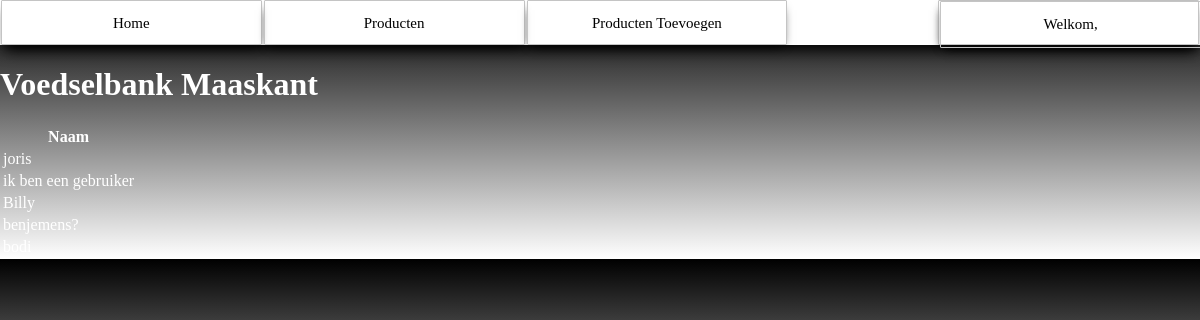
The app's page /gebruiker.php (signed in), older data.
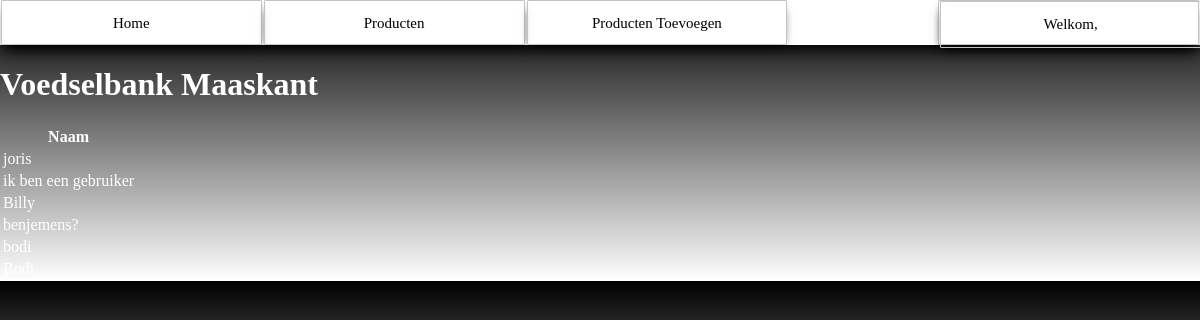
The same page, newer data.
### tables this page shows
CREATE TABLE `user` (
  `AccountID` int NOT NULL,
  `Email` varchar(100) NOT NULL,
  `Wachtwoord` varchar(255) NOT NULL,
  `Naam` varchar(100) NOT NULL,
  `Telefoonnummer` varchar(100) NOT NULL,
  `role` varchar(20) NOT NULL
);

### gebruiker.php (the view, shortened to what this page needs)
<!DOCTYPE html>
<html lang="en">
<head>
    <link rel="stylesheet" href="styles.css">
</head>
<body>
    <?php
    include 'navigation.php';
    ?>
    <h1>Voedselbank Maaskant</h1>
    <table>
        <thead>
            <tr>
                <th>Naam</th>
            </tr>
        </thead>
        <tbody>
            <?php
            require_once 'config.php';
            $sql = "SELECT * FROM user";
            $stmt = $conn->prepare($sql);
            $stmt->execute();
            while ($row = $stmt->fetch(PDO::FETCH_ASSOC)) {
                echo "<tr>
                        <td>{$row['Naam']}</td>
                      </tr>";
            }
            ?>
        </tbody>
    </table>
</body>
</html>

Row changes from the older to the newer data that the page shows:
now on this page (row edited): user: Naam "bodi"
